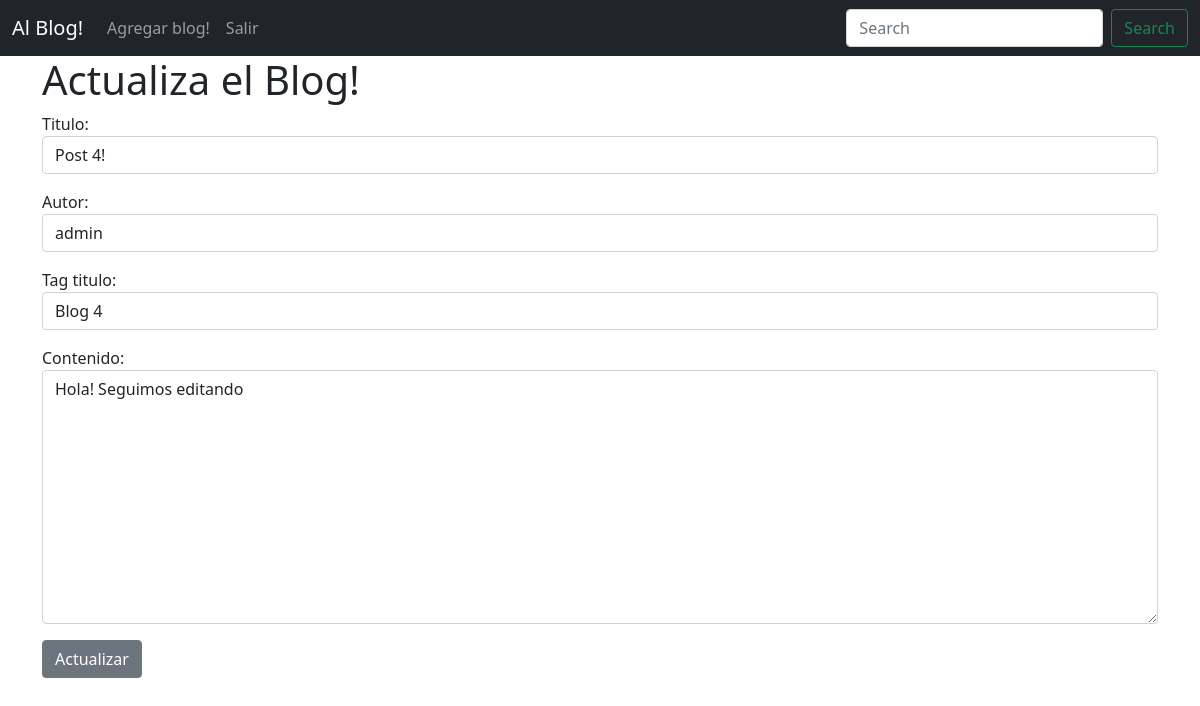
/article/edit/4 (signed in), run on the app's committed database.
### BlogApp/models.py (models this page shows, shortened)
class Post(models.Model):
    titulo = models.CharField(max_length=255)
    tag_titulo = models.CharField(max_length=255, default="Blog")
    autor = models.ForeignKey(User, on_delete=models.CASCADE)
    contenido = models.TextField()
    fecha_publicacion = models.DateField(auto_now_add=True)

### BlogApp/views.py (the view)
# urls.py: path('article/edit/<int:pk>', PostUpdateView.as_view(), name="update_post"),
class PostUpdateView(UpdateView):
    model = Post
    form_class = EditForm
    template_name = 'blog/update_post.html'

### BlogApp/forms.py
class EditForm(forms.ModelForm):
    class Meta:
        model = Post
        fields = ('titulo','autor','tag_titulo', 'contenido')
        widgets = {
            'titulo': forms.TextInput(attrs={'class': 'form-control'}),
            'tag_titulo': forms.TextInput(attrs={'class': 'form-control'}),
            'autor': forms.Select(attrs={'class': 'form-control'}),
            'contenido': forms.Textarea(attrs={'class': 'form-control'}),
            'fecha_publicacion': forms.DateInput(attrs={'class': 'form-control'})
        }

### BlogApp/templates/blog/update_post.html (shortened to what this page needs)
{% extends 'blog/base.html' %}
{% block content %}
    {% if user.is_authenticated %}
        <h1>Actualiza el Blog! </h1>
        <form method='POST'>
        {{ form.as_p }}
        <button class="btn btn-secondary">Actualizar </button>
        </form>
    {% else %}
        <h2>No has iniciado sesion! :)</h2>
    {% endif %}
{% endblock %}

### data on the page
Post: titulo "Post 4!", autor "admin", tag_titulo "Blog 4", contenido "Hola! Seguimos editando"
